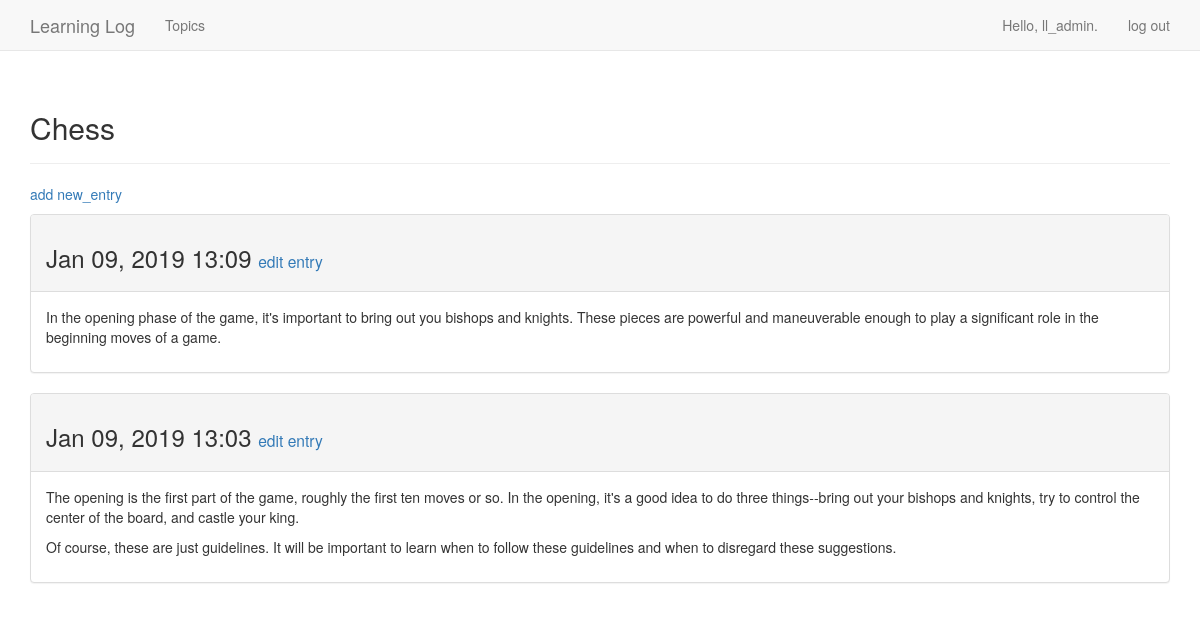
The app's page /topics/1/ (signed in), older data.
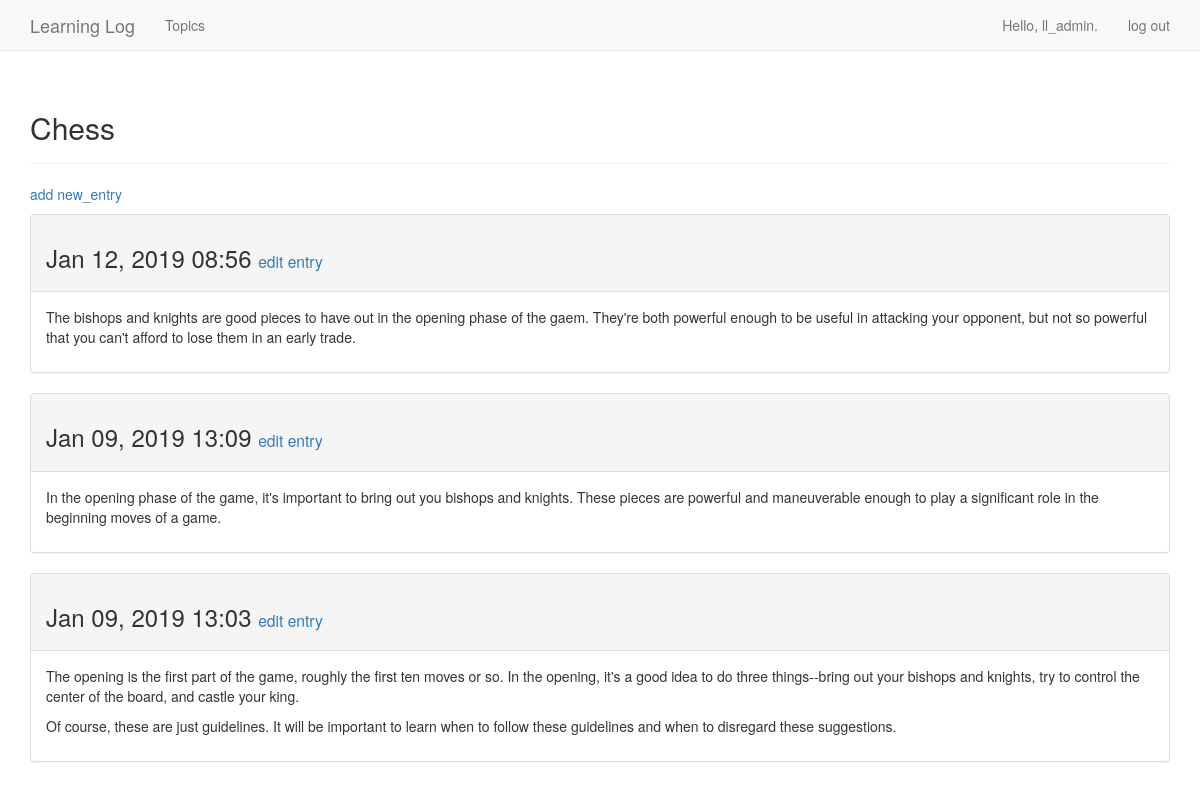
The same page, newer data.
### learning_logs/models.py (models this page shows, shortened)
class Topic(models.Model):
	text = models.CharField(max_length=200)
	date_added = models.DateTimeField(auto_now_add=True)
	owner = models.ForeignKey(User, on_delete=models.CASCADE)
	def __str__(self):
		return self.text

class Entry(models.Model):
	topic = models.ForeignKey(Topic, on_delete=models.CASCADE)
	text = models.TextField()
	date_added = models.DateTimeField(auto_now_add=True)
	class Meta:
		verbose_name_plural = 'entries'

### learning_logs/views.py (the view)
# urls.py: re_path(r'^topics/(?P<topic_id>\d+)/$', views.topic, name='topic'),
@login_required
def topic(request, topic_id):
	topic = Topic.objects.get(id=topic_id)
	if topic.owner != request.user:
		raise Http404
	entries = topic.entry_set.order_by('-date_added')
	context = {'topic': topic, 'entries': entries}
	return render(request, 'learning_logs/topic.html', context)

### learning_logs/templates/learning_logs/topic.html
{% extends 'learning_logs/base.html' %}
{% block header %}
  <h2>{{ topic }}</h2>
{% endblock header %}
{% block content %}
  <p>
    <a href="{% url 'learning_logs:new_entry' topic.id %}">add new_entry</a>
  </p>
  {% for entry in entries %}
    <div class="panel panel-default">
	  <div class="panel-heading">
	    <h3>
		  {{ entry.date_added|date:'M d, Y H:i' }}
		  <small>
		    <a href="{% url 'learning_logs:edit_entry' entry.id %}">
			  edit entry</a>
		  </small>
		</h3>
	  </div>
	  <div class="panel-body">
	    {{ entry.text|linebreaks }}
	  </div>
	</div>
  {% empty %}
    There are no entries for this topic yet.
  {% endfor %}
{% endblock content %}

### learning_logs/templates/learning_logs/base.html (shortened to what this page needs)
{% load bootstrap3 %}
<!DOCTYPE html>
<html lang="en">
  <head>
	{% bootstrap_css %}
  </head>
  <body>
	  <nav class="navbar navbar-default navbar-static-top">
	    <div class="container">
		  <div class="navbar-header">
			<a class="navbar-brand" href="{% url 'learning_logs:index' %}">
				Learning Log</a>
		  </div>
		  <div id="navbar" class="navbar-collapse collapse">
		    <ul class="nav navbar-nav">
			  <li><a href="{% url 'learning_logs:topics' %}">Topics</a></li>
			</ul>
			<ul class="nav navbar-nav navbar-right">
			  {% if user.is_authenticated %}
			    <li><a>Hello, {{ user.username }}.</a></li>
				<li><a href="{% url 'users:logout' %}">log out</a></li>
			  {% else %}
			    <li><a href="{% url 'users:register' %}">register</a></li>
				<li><a href="{% url 'users:login' %}">log in</a></li>
			  {% endif %}
			</ul>
		  </div>
		</div>
	  </nav>
	    <div class="container">
		  <div class="page-header">
		    {% block header %}{% endblock header %}
		  </div>
		  <div>
		    {% block content %}{% endblock content %}
		  </div>
		</div>
  </body>
</html>

Row changes from the older to the newer data that the page shows:
added Entry: date_added "Jan 12, 2019 08:56", text "The bishops and knights are good pieces to have out in the opening phase of the gaem. They're both powerful enough to be useful in attacking your opponent, but not so powerful that you can't afford to lose them in an early trade."
